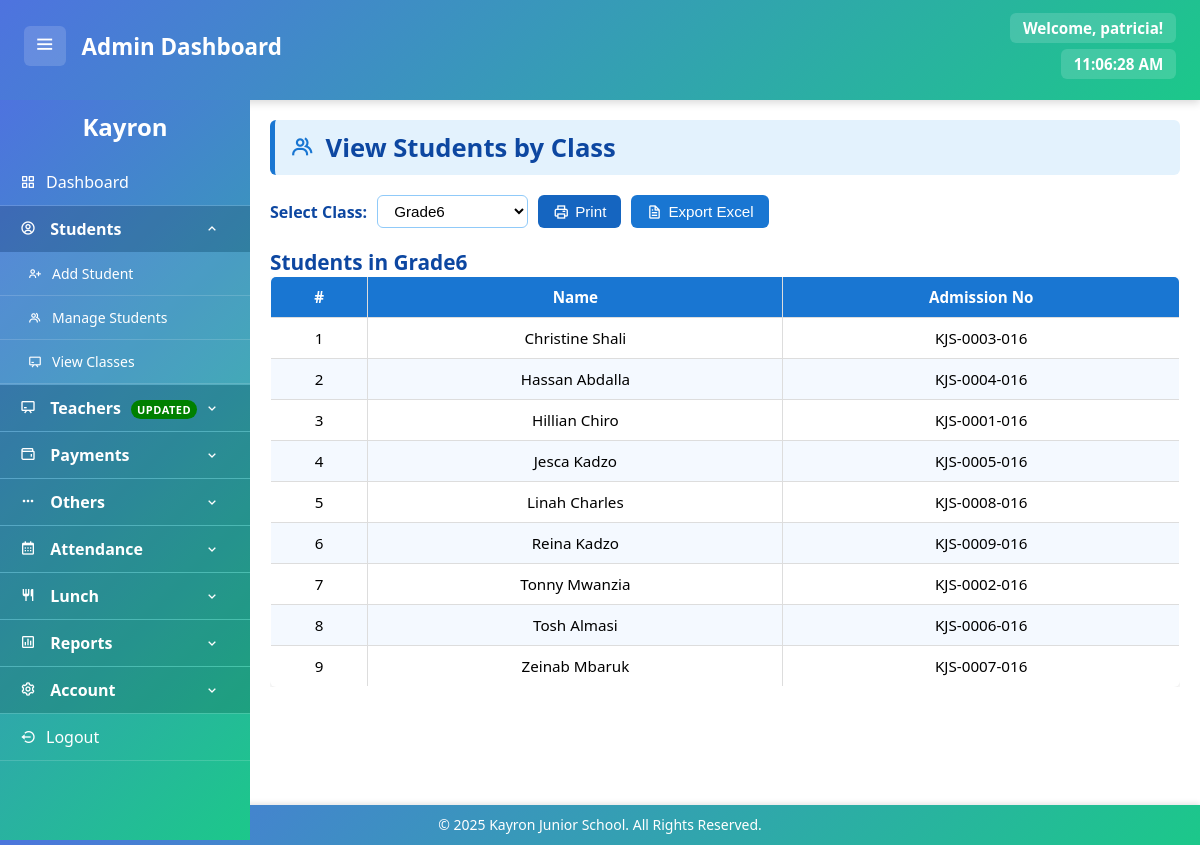
Screenshot of /php/classes.php?class=grade6 (signed in) with the database file from the repository.
### tables this page shows
CREATE TABLE student_records (
    id INT AUTO_INCREMENT PRIMARY KEY,
    admission_no VARCHAR(20) NOT NULL UNIQUE,
    birth_cert VARCHAR(20),
    name VARCHAR(100) NOT NULL,
    dob DATE,
    gender ENUM('male', 'female') NOT NULL,
    student_photo LONGBLOB,
    class ENUM(
        'babyclass', 'intermediate', 'pp1', 'pp2',
        'grade1', 'grade2', 'grade3', 'grade4', 'grade5', 'grade6'
    ) NOT NULL,
    term ENUM('term1', 'term2', 'term3') NOT NULL,
    religion ENUM('christian', 'muslim', 'other'),
    guardian VARCHAR(100),
    phone VARCHAR(20),
    alt_phone VARCHAR(20), 
    created_at TIMESTAMP DEFAULT CURRENT_TIMESTAMP
);

### php/classes.php (the view, shortened to what this page needs)
<?php
include 'db.php';
$selected_class = $_GET['class'] ?? '';
$students = [];
if ($selected_class) {
    if ($selected_class === 'graduate') {
        $stmt = $conn->prepare("SELECT name, admission_no FROM graduated_students ORDER BY name ASC");
    } else {
        $stmt = $conn->prepare("SELECT name, admission_no FROM student_records WHERE class=? ORDER BY name ASC");
        $stmt->bind_param("s", $selected_class);
    }
    $stmt->execute();
    $result = $stmt->get_result();
    $students = $result->fetch_all(MYSQLI_ASSOC);
}
$classes = ['babyclass','intermediate','pp1','pp2','grade1','grade2','grade3','grade4','grade5','grade6','graduate'];
?>
<!DOCTYPE html>
<html lang="en">
<head>
    <link rel="stylesheet" href="../style/style-sheet.css">
    <link href='https://unpkg.com/boxicons@2.1.4/css/boxicons.min.css' rel='stylesheet'>
</head>
<body>
<?php include '../includes/header.php'; ?>
<div class="dashboard-container">
    <?php include '../includes/sidebar.php'; ?>
    <main class="content">
        <h2><i class="bx bx-group"></i> View Students by Class</h2>
        <form method="get" action="" id="classForm" style="display:flex; gap:10px; align-items:center; flex-wrap:wrap; margin-bottom:20px;">
            <label for="class">Select Class:</label>
            <select name="class" id="class" onchange="this.form.submit()">
                <?php foreach ($classes as $cls): ?>
                    <option value="<?= htmlspecialchars($cls) ?>" <?= $cls==$selected_class?'selected':'' ?>>
                        <?= ucfirst($cls) ?>
                    </option>
                <?php endforeach; ?>
            </select>
            <button type="button" onclick="printStudents()">
                <i class='bx bx-printer'></i> Print
            </button>
            <button type="button" onclick="exportToExcel()">
                <i class='bx bx-file'></i> Export Excel
            </button>
        </form>
        <?php if ($selected_class): ?>
            <h3>Students in <?= ucfirst($selected_class) ?></h3>
            <?php if (count($students) > 0): ?>
                <div class="table-responsive">
                    <table id="studentsTable" border="1">
                        <thead>
                            <tr>
                                <th>#</th>
                                <th>Name</th>
                                <th>Admission No</th>
                            </tr>
                        </thead>
                        <tbody>
                            <?php foreach ($students as $index => $stu): ?>
                                <tr>
                                    <td><?= $index + 1 ?></td>
                                    <td><?= htmlspecialchars($stu['name']) ?></td>
                                    <td><?= htmlspecialchars($stu['admission_no']) ?></td>
                                </tr>
                            <?php endforeach; ?>
                        </tbody>
                    </table>
                </div>
            <?php else: ?>
                <p>No students found in this class.</p>
            <?php endif; ?>
        <?php endif; ?>
    </main>
</div>
<?php include '../includes/footer.php'; ?>
</body>
</html>

### includes/header.php
<header class="dashboard-header">
    <div class="header-left">
        <button class="toggle-btn" onclick="toggleSidebar()">
            <i class='bx bx-menu'></i>
        </button>
        <h2 class="dashboard-title">Admin Dashboard</h2>
    </div>
    <div class="header-right">
        <div class="welcome-message">
            <?php
            $username = isset($_SESSION['username']) ? htmlspecialchars($_SESSION['username']) : '';
            $today = date('m-d');
            $holidays = [
                "01-01" => ["New Year's Day", "🎉"],
                "03-31" => ["Eid ul-Fitr", "🕌"],
                "04-18" => ["Good Friday", "✝️"],
                "04-21" => ["Easter Monday", "🌿"],
                "05-01" => ["Labour Day", '<img src="https://flagcdn.com/w20/ke.png" alt="Kayron Junior School Logo">'],
                "06-01" => ["Madaraka Day", '<img src="https://flagcdn.com/w20/ke.png" alt="Kayron Junior School Logo">'],
                "06-02" => ["Madaraka Day (Observed)", '<img src="https://flagcdn.com/w20/ke.png" alt="Kayron Junior School Logo">'],
                "06-07" => ["Eid ul-Adha", "🕋"],
                "10-10" => ["Mazingira Day", "🌱"],
                "10-20" => ["Mashujaa Day", "🦸🏿"],
                "12-12" => ["Jamhuri Day", "🎈"],
                "12-25" => ["Christmas Day", "🎄"],
                "12-26" => ["Boxing Day", "🎁"]
            ];
            if ($today === "09-25" && strtolower($username) === "patricia") {
                echo '🎉 Happy Birthday Patricia! 🎂';
            } elseif (array_key_exists($today, $holidays)) {
                [$holidayName, $emojiOrImage] = $holidays[$today];
                echo "Happy $holidayName $emojiOrImage, $username!";
            } elseif (!empty($username)) {
                echo "Welcome, $username!";
            } else {
                echo "Welcome!";
            }
            ?>
        </div>
        <div class="real-time-clock" id="realTimeClock">Loading time...</div>
    </div>
</header>

### includes/sidebar.php (shortened to what this page needs)
<nav class="sidebar" id="sidebar">
    <h2 class="logo">Kayron</h2>
    <ul class="sidebar-links">
        <li><a href="../php/admin_dashboard.php"><i class='bx bx-grid-alt'></i> Dashboard </a></li>
        <li class="dropdown">
            <a href="javascript:void(0)" class="dropdown-btn">
                <span><i class='bx bx-user-circle'></i> Students</span>
                <i class='bx bx-chevron-down arrow'></i>
            </a>
            <ul class="dropdown-content">
                <li><a href="../php/add-student.php"><i class='bx bx-user-plus'></i> Add Student</a></li>
                <li><a href="../php/manage-students.php"><i class='bx bx-group'></i> Manage Students</a></li>
                <li><a href="../php/classes.php"><i class='bx bx-chalkboard'></i> View Classes </a></li>
            </ul>
        </li>
        <li class="dropdown">
            <a href="javascript:void(0)" class="dropdown-btn">
                <span><i class='bx bx-chalkboard'></i> Teachers <span class="updated">updated</span></span>
                <i class='bx bx-chevron-down arrow'></i>
            </a>
        </li>
        <li class="dropdown">
            <a href="javascript:void(0)" class="dropdown-btn">
                <span><i class='bx bx-wallet'></i> Payments</span>
                <i class='bx bx-chevron-down arrow'></i>
            </a>
        </li>
        <li class="dropdown">
            <a href="javascript:void(0)" class="dropdown-btn">
                <span><i class='bx bx-dots-horizontal-rounded'></i> Others </span>
                <i class='bx bx-chevron-down arrow'></i>
            </a>
        </li>
        <li class="dropdown">
            <a href="javascript:void(0)" class="dropdown-btn">
                <span><i class='bx bx-calendar'></i> Attendance</span>
                <i class='bx bx-chevron-down arrow'></i>
            </a>
        </li>
        <li class="dropdown">
            <a href="javascript:void(0)" class="dropdown-btn">
                <span><i class='bx bx-restaurant'></i> Lunch</span>
                <i class='bx bx-chevron-down arrow'></i>
            </a>
        </li>
        <li class="dropdown">
            <a href="javascript:void(0)" class="dropdown-btn">
                <span><i class='bx bx-bar-chart-square'></i> Reports</span>
                <i class='bx bx-chevron-down arrow'></i>
            </a>
        </li>
        <li class="dropdown">
            <a href="javascript:void(0)" class="dropdown-btn">
                <span><i class='bx bx-cog'></i> Account</span>
                <i class='bx bx-chevron-down arrow'></i>
            </a>
        </li>
        <li><a href="../php/logout.php"><i class='bx bx-log-out-circle'></i> Logout</a></li>
    </ul>
</nav>

### includes/footer.php
<footer class="footer-dash">
    <p>&copy; <?php echo date("Y"); ?> Kayron Junior School. All Rights Reserved.</p>
</footer>

### style/style-sheet.css (style rules this page uses)
* { margin: 0; padding: 0; box-sizing: border-box; }
html, body { width: 100%; margin: 0; padding: 0; }
body { padding-bottom: 45px; margin: 0; font-family: 'Segoe UI', sans-serif; background: white; }
header, .dashboard-header { position: fixed; top: 0; left: 0; width: 100%; height: 100px; background: linear-gradient(135deg, #4e73df, #1cc88a); color: #fff; display: flex; justify-content: space-between; align-items: center; padding: 0.5rem 1.5rem 1rem 1.5rem; box-shadow: 0 3px 8px rgba(0, 0, 0, 0.15); flex-wrap: wrap; z-index: 1000; }
.header-left { display: flex; align-items: center; gap: 1rem; }
.toggle-btn { background: rgba(255, 255, 255, 0.15); border: none; padding: 0.4rem 0.6rem; border-radius: 6px; cursor: pointer; font-size: 1.4rem; color: #fff; transition: background 0.3s; }
.header-right { display: flex; flex-direction: column; align-items: flex-end; gap: 0.4rem; font-size: 0.95rem; }
.dashboard-title { font-size: 1.4rem; font-weight: 600; }
.welcome-message, .real-time-clock { background: rgba(255, 255, 255, 0.15); padding: 0.3rem 0.8rem; border-radius: 6px; font-weight: bold; }
.sidebar { position: fixed; top: 100px; left: 0; width: 250px; height: calc(100vh - 60px); background: linear-gradient(135deg, #4e73df, #1cc88a); color: #fff; overflow-y: auto; padding-top: 10px; padding-bottom: 60px; font-family: 'Segoe UI', sans-serif; scrollbar-width: thin; scrollbar-color: rgba(255, 255, 255, 0.4) transparent; z-index: 1000; }
.sidebar .logo { text-align: center; margin-bottom: 1rem; font-size: 1.5rem; font-weight: bold; }
.sidebar-links { list-style: none; padding: 0; margin: 0; }
.sidebar-links li { border-bottom: 1px solid rgba(255, 255, 255, 0.15); }
.sidebar-links a, .sidebar a { display: flex; align-items: center; justify-content: flex-start; padding: 12px 16px; color: #fff; text-decoration: none; transition: background 0.3s; }
.sidebar a { padding: 12px 20px; }
.sidebar-links i { margin-right: 10px; }
.dropdown .dropdown-btn { justify-content: space-between; display: flex; align-items: center; background: rgba(0, 0, 0, 0.15); font-weight: bold; cursor: pointer; }
.dropdown .arrow { transition: transform 0.3s ease; }
.dropdown.open .arrow { transform: rotate(180deg); }
.dropdown-content { max-height: 0; overflow: hidden; background: rgba(255, 255, 255, 0.08); transition: max-height 0.35s ease; }
.dropdown-content li a { font-size: 14px; padding-left: 25px; border-left: 3px solid transparent; transition: background 0.3s, border-color 0.3s; }
.dropdown.open .dropdown-content { max-height: 500px; }
.updated { background-color: green; color: white; padding: 2px 6px; font-size: 11px; font-weight: 600; border-radius: 12px; font-family: 'Segoe UI', Tahoma, Geneva, Verdana, sans-serif; text-transform: uppercase; margin-left: 6px; letter-spacing: 0.5px; }
main, .content { margin-top: 100px; margin-left: 250px; padding: 20px; min-height: calc(100vh - 100px); background: white; }
footer.footer-dash, .footer-dash { position: fixed; bottom: 0; left: 0; width: 100%; height: auto; background: linear-gradient(135deg, #4e73df, #1cc88a); color: #fff; text-align: center; line-height: 28px; padding: 6px 0; font-size: 14px; box-shadow: 0 -2px 5px rgba(0,0,0,0.1); z-index: 900; font-family: 'Segoe UI', sans-serif; }
.footer-dash p { margin: 0; }

### rows the page displays
student_records: name "Christine Shali", admission_no "KJS-0003-016"
student_records: name "Hassan Abdalla", admission_no "KJS-0004-016"
student_records: name "Hillian Chiro", admission_no "KJS-0001-016"
student_records: name "Jesca Kadzo", admission_no "KJS-0005-016"
student_records: name "Linah Charles", admission_no "KJS-0008-016"
student_records: name "Reina Kadzo", admission_no "KJS-0009-016"
student_records: name "Tonny Mwanzia", admission_no "KJS-0002-016"
student_records: name "Tosh Almasi", admission_no "KJS-0006-016"
student_records: name "Zeinab Mbaruk", admission_no "KJS-0007-016"

### other values shown
$username "patricia"
$selected_class "Grade6"
form field class "Grade6"
